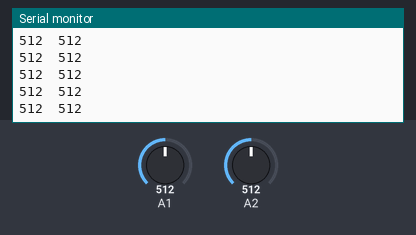
The sketch below on a simulated Arduino Uno, built with avr-gcc and run on an emulated ATmega328P. On the bench: the last lines printed to the serial monitor. The test bench sets the inputs (shaded band); at power-on: A1 = 512, A2 = 512.

Above: at 1.2 s.
1.3 s: A1 set to 716
At 1.33 s:
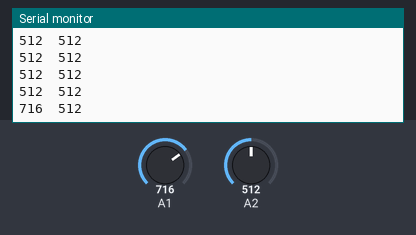
4.3 s: A2 set to 716
At 4.31 s:
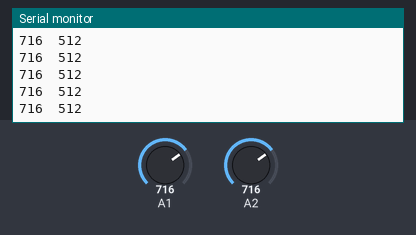
5.8 s: A1 set to 900
At 5.83 s:
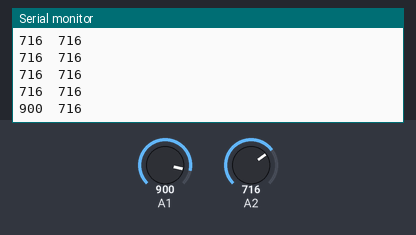
7.3 s: A2 set to 900
At 7.34 s:
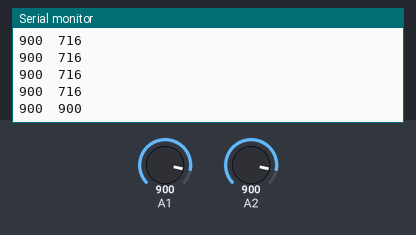
Timing chart, 0 to 9.8 s (numbered marks = the images above; inputs shaded):
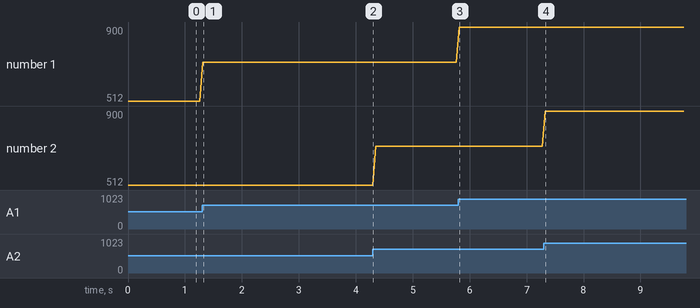

Measured:
- after the input at 1.3 s, the serial monitor: prints a new line at once (image 1)
- after the input at 5.8 s, the serial monitor: prints a new line at once (image 3)
- after the input at 7.3 s, the serial monitor: prints a new line at once (image 4)
- plotted number 1: 512 → 716 after the input at 1.3 s, 716 → 900 after the input at 5.8 s

The sketch:

05.ino
```cpp
// Функции чтения значения АЦП с датчиков линии

int readL() {
    return analogRead(A1);
}

int readR() {
    return analogRead(A2);
}

void setup() {
    // Инициализируем пины датчиков линии как ВХОД
    pinMode(A1, INPUT);
    pinMode(A2, INPUT);

    // Запускаем последовательный порт (9600 - стандартный baud rate)
    Serial.begin(9600);
}

void loop() {
    // Выводим в порт значения чтения с датчиков линии

    Serial.print(readL());
    Serial.print('\t'); // Табуляция для выравнивания
    Serial.println(readR());

    delay(50); // Для умеренной скорости вывода значений
}
```
